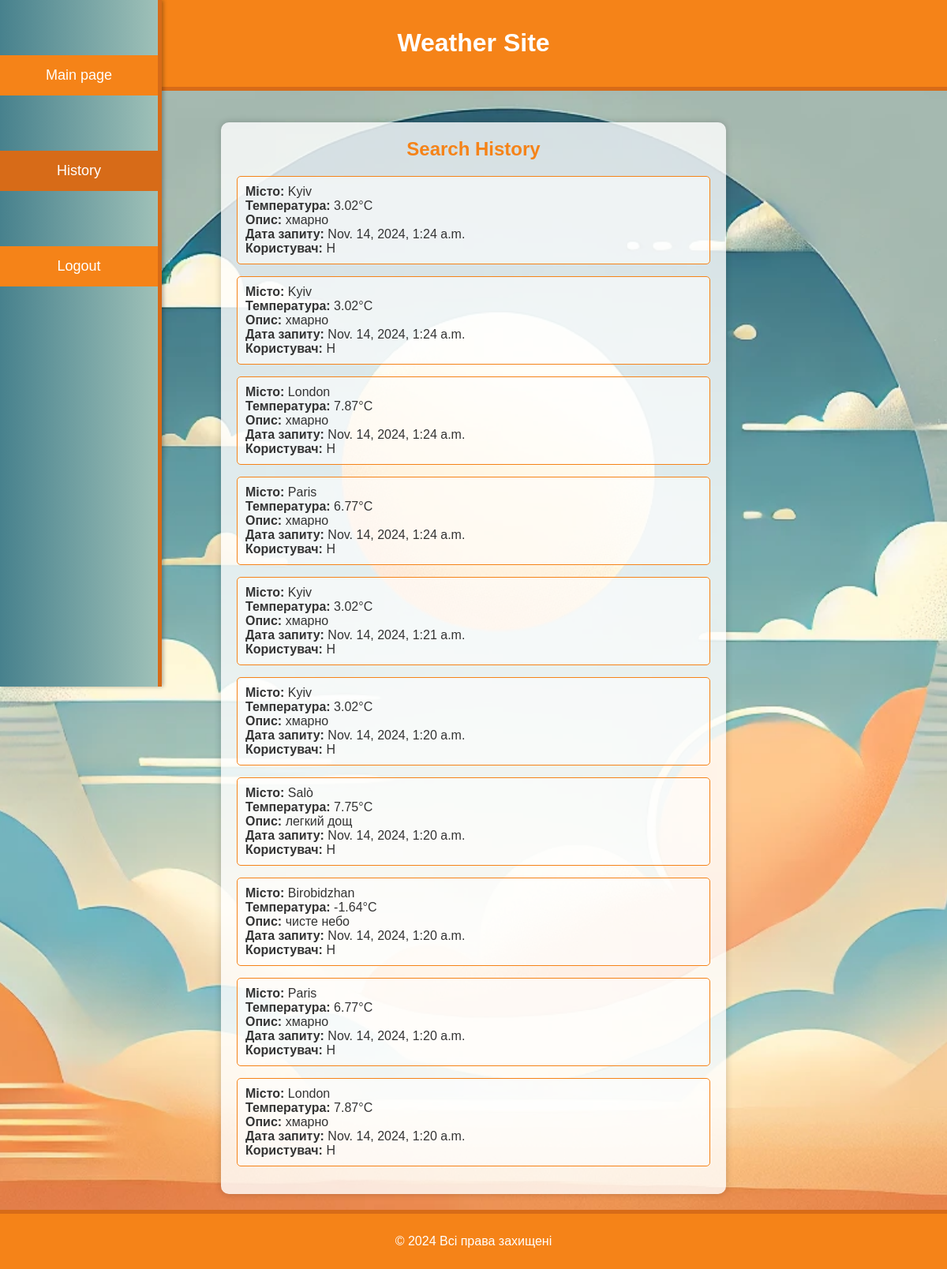
/history/ (signed in), run on the app's committed database.
### weather_app/models.py (models this page shows, shortened)
class SearchHistory(models.Model):
    user = models.ForeignKey(User, on_delete=models.CASCADE)
    city = models.CharField(max_length=100)
    temperature = models.FloatField()
    description = models.CharField(max_length=255)
    search_date = models.DateTimeField(auto_now_add=True)

### weather_app/views.py (the view)
# urls.py: path('history/', history, name='history'),
def history(request):
    if request.user.is_authenticated:
        history = SearchHistory.objects.filter(user=request.user).order_by('-search_date')[:10]
    else:
        history = []
    return render(request, 'history.html', {
        'history': history
    })

### weather_app/templates/history.html (shortened to what this page needs)
<!DOCTYPE html>
<html lang="uk">
<head>
    {% load static %}
</head>
<body>
    <div class="header">
        <h1>Weather Site</h1>
    </div>
    <div class="side-menu">
        <a href="{% url 'main' %}" class="non_active">Main page</a>
        <button id="history-btn" class="active" onclick="navigateTo('history')">History</button>
        <a href="{% url 'logout' %}" class="non_active">Logout</a>
    </div>
    <div class="container">
        <div class="history-container">
            <h2>Search History</h2>
            {% for entry in history %}
            <div class="history-item">
                <p><strong>Місто:</strong> {{ entry.city }}</p>
                <p><strong>Температура:</strong> {{ entry.temperature }}°C</p>
                <p><strong>Опис:</strong> {{ entry.description }}</p>
                <p><strong>Дата запиту:</strong> {{ entry.search_date }}</p>
                <p><strong>Користувач:</strong> {{ entry.user.username }}</p>
            </div>
            {% empty %}
            <p>Історія пошуків відсутня.</p>
            {% endfor %}
        </div>
    </div>
    <div class="footer">
        <p>&copy; 2024 Всі права захищені</p>
    </div>
</body>
</html>

### data on the page
SearchHistory: city "Kyiv", temperature "3.02", description "хмарно", search_date "Nov. 14, 2024, 1:24 a.m.", user.username "H"
SearchHistory: city "Kyiv", temperature "3.02", description "хмарно", search_date "Nov. 14, 2024, 1:24 a.m.", user.username "H"
SearchHistory: city "London", temperature "7.87", description "хмарно", search_date "Nov. 14, 2024, 1:24 a.m.", user.username "H"
SearchHistory: city "Paris", temperature "6.77", description "хмарно", search_date "Nov. 14, 2024, 1:24 a.m.", user.username "H"
SearchHistory: city "Kyiv", temperature "3.02", description "хмарно", search_date "Nov. 14, 2024, 1:21 a.m.", user.username "H"
SearchHistory: city "Kyiv", temperature "3.02", description "хмарно", search_date "Nov. 14, 2024, 1:20 a.m.", user.username "H"
SearchHistory: city "Salò", temperature "7.75", description "легкий дощ", search_date "Nov. 14, 2024, 1:20 a.m.", user.username "H"
SearchHistory: city "Birobidzhan", temperature "-1.64", description "чисте небо", search_date "Nov. 14, 2024, 1:20 a.m.", user.username "H"
SearchHistory: city "Paris", temperature "6.77", description "хмарно", search_date "Nov. 14, 2024, 1:20 a.m.", user.username "H"
SearchHistory: city "London", temperature "7.87", description "хмарно", search_date "Nov. 14, 2024, 1:20 a.m.", user.username "H"
